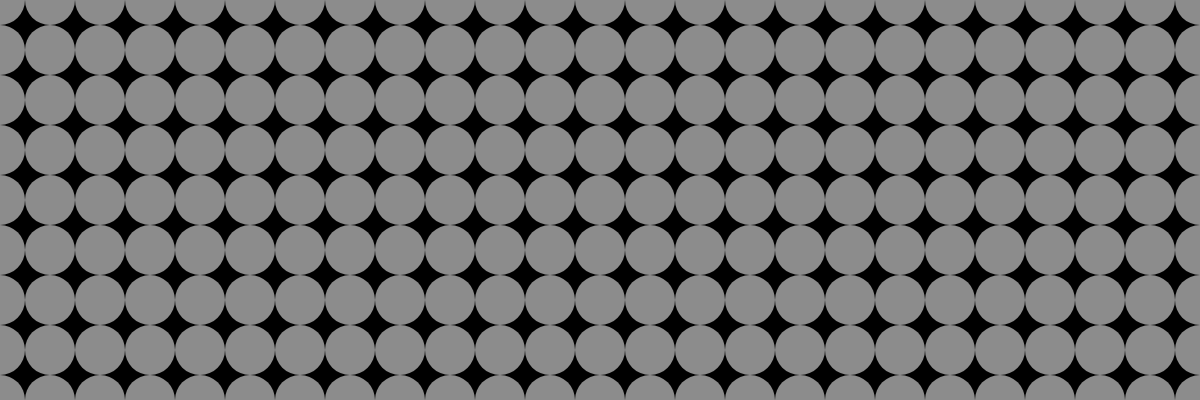
Frame 1 (no input)
Frame 60 (no input): identical to frame 1, image omitted
Frame 120 (the mouse pressed at the canvas centre since frame 60): identical to frame 1, image omitted

The p5.js sketch that drew this single still picture (run headless with seeded random() and noise() and a simulated clock; from frame 60 on, the mouse is pressed at the canvas centre):

// p5.js sketch
// ── sketch.js
// Adapted from: 
// Getting Started with p5.js
// Lauren McCarthy, Casey Reas, Ben Fry

function setup() {
	createCanvas( windowWidth, 400);
	noStroke();
}

function draw() {
	background(0);
	for ( let y = 0; y < height+25; y += 50) {
		for ( let x = 0; x < width+25; x += 50) {
			fill(255, 140);
			ellipse(x, y, 50, 50);
		}
	}
}
